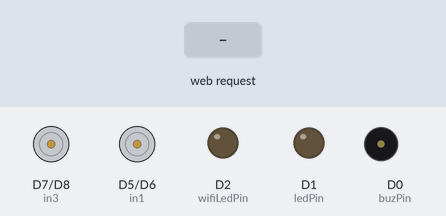
Bench run of a sketch on a simulated ESP8266 (NodeMCU). Parts: motor-driver pin pairs drawn as motors (green arrow = first pin HIGH = forward, orange = second pin HIGH = backward, longer = more drive), output pins drawn as LEDs (lit = HIGH), buzzer (waves = sounding, pin HIGH). The inputs (shaded band) are chosen by the test bench. WiFi joins after 1.5 s; servers stay silent unless stated; what the sketch prints to the serial monitor is not drawn.

Above: at 5.7 s.
5.8 s: HTTP request GET /?State=F received
At 6.6 s:
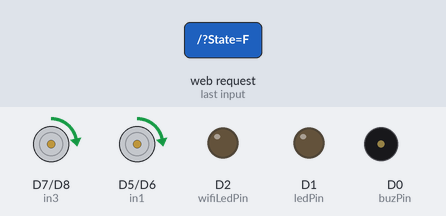
7.3 s: HTTP request GET /?State=B received
At 7.7 s:
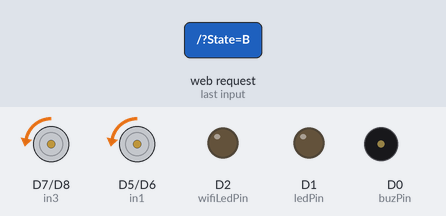
8.8 s: HTTP request GET /?State=R received
At 10.0 s:
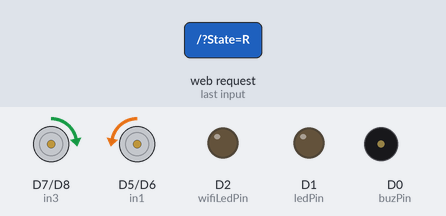
10.3 s: HTTP request GET /?State=L received
At 11.2 s:
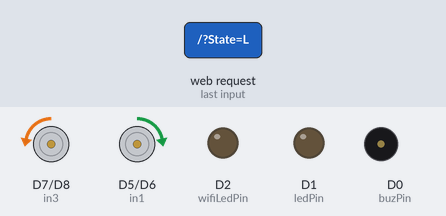
Timing chart, 0 to 12.8 s (numbered marks = the images above; inputs shaded):
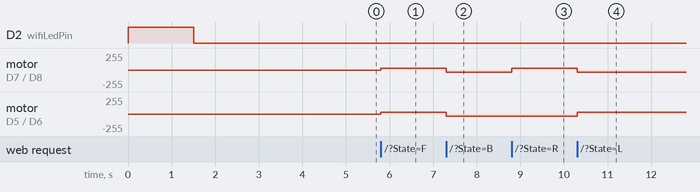

The sketch:

RC-ROVER-CODE.ino
```cpp
#include <ESP8266WiFi.h>
#include <ESP8266WebServer.h>
#include <ArduinoOTA.h>

// connections for drive Motor FR & BR
//int enA = D3;
int in1 = D5;
int in2 = D6;
// connections for drive Motor FL & BL
int in3 = D7;
int in4 = D8;
//int enB = D6;

const int buzPin = D0;      // set digital pin D7 as buzzer pin (use active buzzer)
const int ledPin = D1;      // set digital pin D8 as LED pin (use super bright LED)
const int wifiLedPin = D2;  // set digital pin D0 as indication, the LED turn on if NodeMCU connected to WiFi as STA mode

String command;    // String to store app command state.
int SPEED = 122;
int speed_Coeff = 3;

ESP8266WebServer server(80);  // Create a webserver object that listens for HTTP request on port 80

unsigned long previousMillis = 0;

String sta_ssid = "";      // set Wifi networks you want to connect to
String sta_password = "";  // set password for Wifi networks


void setup() {
  Serial.begin(115200);  // set up Serial library at 115200 bps
  Serial.println();
  Serial.println("*WiFi Robot Remote Control Mode - L298N 2A*");
  Serial.println("------------------------------------------------");

  pinMode(buzPin, OUTPUT);      // sets the buzzer pin as an Output
  pinMode(ledPin, OUTPUT);      // sets the LED pin as an Output
  pinMode(wifiLedPin, OUTPUT);  // sets the Wifi LED pin as an Output
  digitalWrite(buzPin, LOW);
  digitalWrite(ledPin, LOW);
  digitalWrite(wifiLedPin, HIGH);

  // Set all the motor control pins to outputs
  pinMode(in1, OUTPUT);
  pinMode(in2, OUTPUT);
  pinMode(in3, OUTPUT);
  pinMode(in4, OUTPUT);

  // Turn off motors - Initial state
  digitalWrite(in1, LOW);
  digitalWrite(in2, LOW);
  digitalWrite(in3, LOW);
  digitalWrite(in4, LOW);


  // set NodeMCU Wifi hostname based on chip mac address
  String chip_id = String(ESP.getChipId(), HEX);
  int i = chip_id.length() - 4;
  chip_id = chip_id.substring(i);
  chip_id = "WiFi_RC_Car-" + chip_id;
  String hostname(chip_id);

  Serial.println();
  Serial.println("Hostname: " + hostname);

  // first, set NodeMCU as STA mode to connect with a Wifi network
  WiFi.mode(WIFI_STA);
  WiFi.begin(sta_ssid.c_str(), sta_password.c_str());
  Serial.println("");
  Serial.print("Connecting to: ");
  Serial.println(sta_ssid);
  Serial.print("Password: ");
  Serial.println(sta_password);

  // try to connect with Wifi network about 10 seconds
  unsigned long currentMillis = millis();
  previousMillis = currentMillis;
  while (WiFi.status() != WL_CONNECTED && currentMillis - previousMillis <= 10000) {
    delay(500);
    Serial.print(".");
    currentMillis = millis();
  }

  // if failed to connect with Wifi network set NodeMCU as AP mode
  if (WiFi.status() == WL_CONNECTED) {
    Serial.println("");
    Serial.println("*WiFi-STA-Mode*");
    Serial.print("IP: ");
    Serial.println(WiFi.localIP());
    digitalWrite(wifiLedPin, LOW);  // Wifi LED on when connected to Wifi as STA mode
    delay(3000);
  } else {
    WiFi.mode(WIFI_AP);
    WiFi.softAP(hostname.c_str());
    IPAddress myIP = WiFi.softAPIP();
    Serial.println("");
    Serial.println("WiFi failed connected to " + sta_ssid);
    Serial.println("");
    Serial.println("*WiFi-AP-Mode*");
    Serial.print("AP IP address: ");
    Serial.println(myIP);
    digitalWrite(wifiLedPin, HIGH);  // Wifi LED off when status as AP mode
    delay(3000);
  }


  server.on("/", HTTP_handleRoot);     // call the 'handleRoot' function when a client requests URI "/"
  server.onNotFound(HTTP_handleRoot);  // when a client requests an unknown URI (i.e. something other than "/"), call function "handleNotFound"
  server.begin();                      // actually start the server

  ArduinoOTA.begin();  // enable to receive update/uploade firmware via Wifi OTA
}

void loop() {
  ArduinoOTA.handle();    // listen for update OTA request from clients
  server.handleClient();  // listen for HTTP requests from clients

  command = server.arg("State");  // check HTPP request, if has arguments "State" then saved the value
  if (command == "F") Forward();  // check string then call a function or set a value
  else if (command == "B") Backward();
  else if (command == "R") TurnRight();
  else if (command == "L") TurnLeft();
  else if (command == "G") ForwardLeft();
  else if (command == "H") BackwardLeft();
  else if (command == "I") ForwardRight();
  else if (command == "J") BackwardRight();
  else if (command == "S") Stop();
  else if (command == "V") BeepHorn();
  else if (command == "W") TurnLightOn();
  else if (command == "w") TurnLightOff();
  else if (command == "0") SPEED = 60;
  else if (command == "1") SPEED = 70;
  else if (command == "2") SPEED = 81;
  else if (command == "3") SPEED = 95;
  else if (command == "4") SPEED = 105;
  else if (command == "5") SPEED = 122;
  else if (command == "6") SPEED = 150;
  else if (command == "7") SPEED = 196;
  else if (command == "8") SPEED = 272;
  else if (command == "9") SPEED = 400;
  else if (command == "q") SPEED = 1023;
}

// function prototypes for HTTP handlers
void HTTP_handleRoot(void) {

  if (server.hasArg("State")) {
    Serial.println(server.arg("State"));
  }

  String html = R"rawliteral(
<!DOCTYPE html>
<html>
<head>
<meta name="viewport" content="width=device-width, initial-scale=1.0">
<title>WiFi RC Car</title>

<style>

body {
  background: #111;
  color: white;
  font-family: Arial, sans-serif;
  text-align: center;
  margin: 0;
  padding: 20px;
  user-select: none;
}

h1 {
  margin-bottom: 25px;
}

button {
  width: 90px;
  height: 70px;
  margin: 7px;
  font-size: 25px;
  font-weight: bold;
  border: none;
  border-radius: 15px;
  background: #333;
  color: white;
  touch-action: manipulation;
}

button:active {
  background: #777;
}

.stop {
  background: #b00000;
}

.small {
  width: 75px;
  height: 55px;
  font-size: 18px;
}

.controls {
  margin-top: 15px;
}

.speed {
  margin-top: 25px;
}

</style>

<script>

function sendCommand(command) {
  fetch('/?State=' + command);
}

function stopCar() {
  sendCommand('S');
}

</script>

</head>

<body>

<h1>WiFi RC Car</h1>

<div class="controls">

  <div>
    <button
      ontouchstart="sendCommand('G')"
      ontouchend="stopCar()"
      onmousedown="sendCommand('G')"
      onmouseup="stopCar()">
      ↖
    </button>

    <button
      ontouchstart="sendCommand('F')"
      ontouchend="stopCar()"
      onmousedown="sendCommand('F')"
      onmouseup="stopCar()">
      ↑
    </button>

    <button
      ontouchstart="sendCommand('I')"
      ontouchend="stopCar()"
      onmousedown="sendCommand('I')"
      onmouseup="stopCar()">
      ↗
    </button>
  </div>

  <div>
    <button
      ontouchstart="sendCommand('L')"
      ontouchend="stopCar()"
      onmousedown="sendCommand('L')"
      onmouseup="stopCar()">
      ←
    </button>

    <button class="stop" onclick="sendCommand('S')">
      STOP
    </button>

    <button
      ontouchstart="sendCommand('R')"
      ontouchend="stopCar()"
      onmousedown="sendCommand('R')"
      onmouseup="stopCar()">
      →
    </button>
  </div>

  <div>
    <button
      ontouchstart="sendCommand('H')"
      ontouchend="stopCar()"
      onmousedown="sendCommand('H')"
      onmouseup="stopCar()">
      ↙
    </button>

    <button
      ontouchstart="sendCommand('B')"
      ontouchend="stopCar()"
      onmousedown="sendCommand('B')"
      onmouseup="stopCar()">
      ↓
    </button>

    <button
      ontouchstart="sendCommand('J')"
      ontouchend="stopCar()"
      onmousedown="sendCommand('J')"
      onmouseup="stopCar()">
      ↘
    </button>
  </div>

</div>

<div class="speed">

<h2>Speed</h2>

<button class="small" onclick="sendCommand('0')">0</button>
<button class="small" onclick="sendCommand('1')">1</button>
<button class="small" onclick="sendCommand('2')">2</button>
<button class="small" onclick="sendCommand('3')">3</button>
<button class="small" onclick="sendCommand('4')">4</button>

<br>

<button class="small" onclick="sendCommand('5')">5</button>
<button class="small" onclick="sendCommand('6')">6</button>
<button class="small" onclick="sendCommand('7')">7</button>
<button class="small" onclick="sendCommand('8')">8</button>
<button class="small" onclick="sendCommand('9')">9</button>

<br>

<button class="small" onclick="sendCommand('q')">MAX</button>

</div>

<div>

<h2>Other</h2>

<button class="small" onclick="sendCommand('V')">🔊 Horn</button>

<button class="small"
onclick="sendCommand('W')">
💡 Light ON
</button>

<button class="small"
onclick="sendCommand('w')">
💡 Light OFF
</button>

</div>

</body>
</html>
)rawliteral";

  server.send(200, "text/html", html);
}

void handleNotFound() {
  server.send(404, "text/plain", "404: Not found");  // Send HTTP status 404 (Not Found) when there's no handler for the URI in the request
}

// function to move forward
void Forward() {
  analogWrite(in1, SPEED);
  digitalWrite(in2, LOW);
  analogWrite(in3, SPEED);
  digitalWrite(in4, LOW);
}

// function to move backward
void Backward() {
  digitalWrite(in1, LOW);
  analogWrite(in2, SPEED);
  digitalWrite(in3, LOW);
  analogWrite(in4, SPEED);
}

// function to turn right
void TurnRight() {
  digitalWrite(in1, LOW);
  analogWrite(in2, SPEED);
  analogWrite(in3, SPEED);
  digitalWrite(in4, LOW);
}

// function to turn left
void TurnLeft() {
  analogWrite(in1, SPEED);
  digitalWrite(in2, LOW);
  digitalWrite(in3, LOW);
  analogWrite(in4, SPEED);
}

// function to move forward left
void ForwardLeft() {
  analogWrite(in1, SPEED);
  digitalWrite(in2, LOW);
  analogWrite(in3, SPEED / speed_Coeff);
  digitalWrite(in4, LOW);
}

// function to move backward left
void BackwardLeft() {
  digitalWrite(in1, LOW);
  analogWrite(in2, SPEED);
  digitalWrite(in3, LOW);
  analogWrite(in4, SPEED / speed_Coeff);
}

// function to move forward right
void ForwardRight() {
  analogWrite(in1, SPEED / speed_Coeff);
  digitalWrite(in2, LOW);
  analogWrite(in3, SPEED);
  digitalWrite(in4, LOW);
}

// function to move backward right
void BackwardRight() {
  digitalWrite(in1, LOW);
  analogWrite(in2, SPEED / speed_Coeff);
  digitalWrite(in3, LOW);
  analogWrite(in4, SPEED);
}

// function to stop motors
void Stop() {
  digitalWrite(in1, LOW);
  digitalWrite(in2, LOW);
  digitalWrite(in3, LOW);
  digitalWrite(in4, LOW);
}

// function to beep a buzzer
void BeepHorn() {
  digitalWrite(buzPin, HIGH);
  delay(150);
  digitalWrite(buzPin, LOW);
  delay(80);
}

// function to turn on LED
void TurnLightOn() {
  digitalWrite(ledPin, HIGH);
}

// function to turn off LED
void TurnLightOff() {
  digitalWrite(ledPin, LOW);
}
```

Measured:
- after the input at 5.8 s, motor on D7 (in3) / D8 (in4), motor on D5 (in1) / D6 (in2): stopped → forward 30/255 at once
- after the input at 7.3 s, motor on D7 (in3) / D8 (in4), motor on D5 (in1) / D6 (in2): forward 30/255 → backward 30/255 at once
- after the input at 8.8 s, motor on D7 (in3) / D8 (in4): backward 30/255 → forward 30/255 at once
- after the input at 10.3 s, motor on D7 (in3) / D8 (in4): forward 30/255 → backward 30/255 at once; motor on D5 (in1) / D6 (in2): backward 30/255 → forward 30/255 at once
